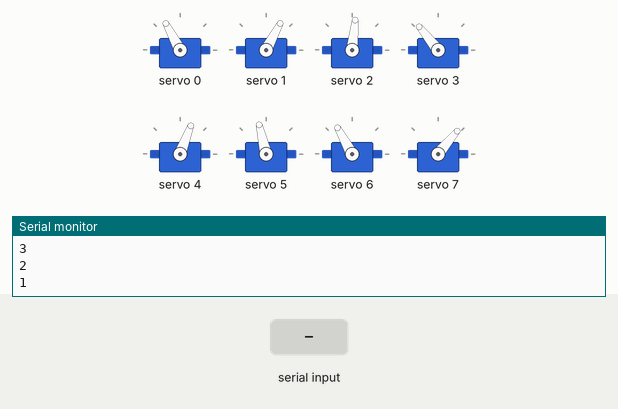
The sketch below on a simulated ESP32. On the bench: 8 × servo, the last lines printed to the serial monitor. Inputs (shaded band) come from the test bench.

Above: at 12.2 s.
12.3 s: "2" received over Serial
At 12.86 s:
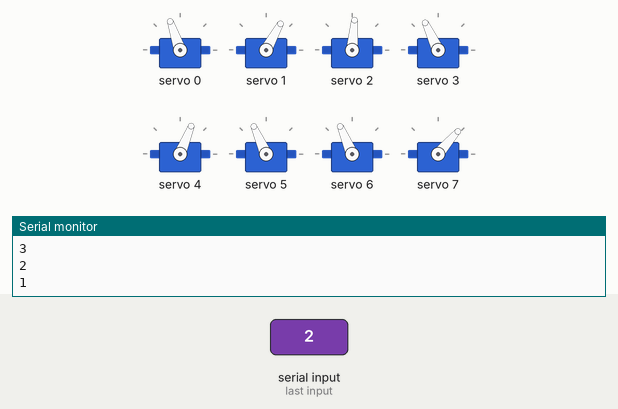
At 13.36 s:
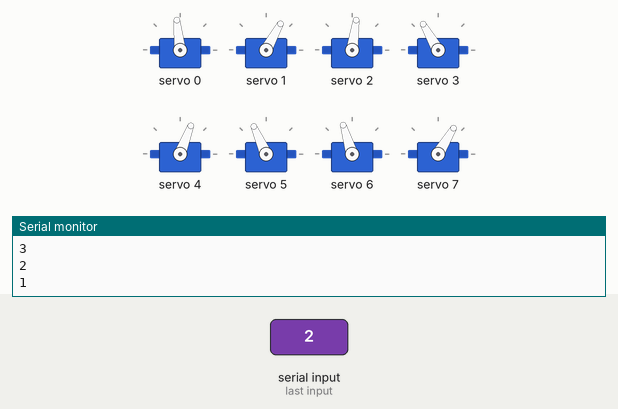
15.3 s: "1" received over Serial
18.3 s: "0" received over Serial
At 19.1 s:
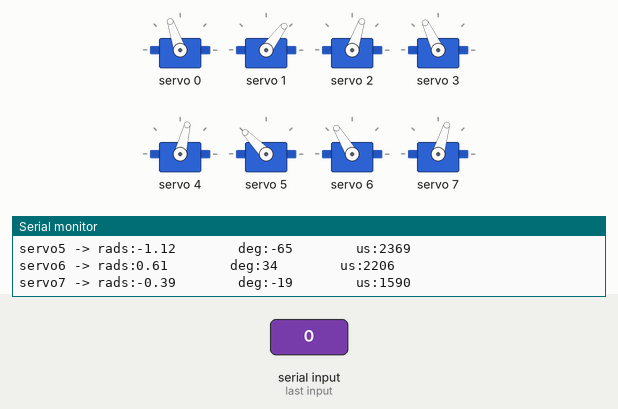
Timing chart, 0 to 21.3 s (numbered marks = the images above; inputs shaded):
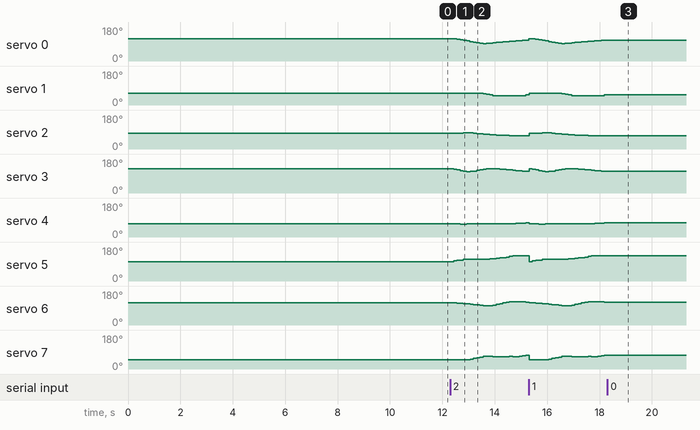

The sketch:

3D_SS_69.ino
```cpp
// HOW TO:
// ------------------------------
// Serial input = 2 -> Steps through gait sequence once and stops at the end.
// Serial input = 1 -> Steps through gait sequence in a loop.
// Serial input = 0 -> Stops infinite loop at the node where it is at that moment

//Gait template
#include <Wire.h>
#include <Adafruit_PWMServoDriver.h>

Adafruit_PWMServoDriver pca9685 = Adafruit_PWMServoDriver();

#define SERVO_FREQ 300
#define SER0 0 //Hip 1
#define SER1 1 //Knee 1
#define SER2 2 //Hip 2
#define SER3 3 //Knee 2
#define SER4 4 //Hip 3
#define SER5 5 //Knee 3
#define SER6 6 //Hip 4
#define SER7 7 //Knee 4

// Insert servo angles here:
// For 3D gaits, these angles are obtained from linearisation.py
// For 2D gaits, these angles are obtained from 2D_trajectory_reader.py
float SS_servo0[] = {-0.60060463, -0.57910246, -0.51431042, -0.44839037, -0.37670993, -0.29766726, -0.21722865, -0.13624688, -0.05503367,  0.02547131,  0.07298109,  0.02686758, -0.02726283, -0.07412646, -0.11035171, -0.14707561, -0.18427846, -0.2215694 , -0.25753295, -0.29538397, -0.32875053, -0.35946394, -0.38213311, -0.38172751, -0.3661292 , -0.34913329, -0.33581951, -0.33514708, -0.35631659, -0.39011608, -0.4273813 , -0.46654562, -0.50650799, -0.53710479, -0.55871104, -0.56471562, -0.56809796, -0.57226752, -0.58093464, -0.59197785, -0.60320078, -0.60841168, -0.61263018, -0.61468988, -0.60442433};
float SS_servo1[] = {0.61718695, 0.61510974, 0.62798967, 0.64455179, 0.6538951 , 0.65550378, 0.65564835, 0.65549321, 0.65498155, 0.6548632 , 0.67042127, 0.75638207, 0.83967796, 0.90431062, 0.9270415 , 0.94207247, 0.95117974, 0.95176314, 0.93014391, 0.91114923, 0.91320133, 0.91594551, 0.89821943, 0.82604263, 0.74331369, 0.66226021, 0.59480364, 0.56803366, 0.60219381, 0.67521902, 0.75809996, 0.83966747, 0.91577467, 0.96135044, 0.97347876, 0.94908118, 0.9207038 , 0.89463961, 0.8757941 , 0.86037496, 0.84357578, 0.80109395, 0.7536008 , 0.72060637, 0.66358868};
float SS_servo2[] = {-0.26384764, -0.26667815, -0.26017547, -0.24738761, -0.23209544, -0.22165584, -0.23684239, -0.26883075, -0.30857522, -0.34995872, -0.39065321, -0.42434047, -0.45023519, -0.47432315, -0.49015899, -0.50586346, -0.52425622, -0.54454619, -0.56015757, -0.57752469, -0.58955304, -0.58978942, -0.57851328, -0.5683399 , -0.52722109, -0.46122891, -0.38775682, -0.30897638, -0.22853824, -0.14799983, -0.06728851,  0.01284236,  0.08547719,  0.0914862 ,  0.03993546,  0.00874988, -0.02007491, -0.04933001, -0.08033214, -0.11150077, -0.13772877, -0.16093188, -0.18492875, -0.21081873, -0.2390792 };
float SS_servo3[] = {0.78834757, 0.75180046, 0.65735579, 0.55510366, 0.46880764, 0.41390102, 0.42774275, 0.48855765, 0.57063318, 0.65579976, 0.73289985, 0.77432906, 0.78931747, 0.79804437, 0.77965759, 0.75534125, 0.72912647, 0.69794558, 0.64245192, 0.5897933 , 0.55210911, 0.49768073, 0.4310352 , 0.46449234, 0.5053523 , 0.5204132 , 0.52764186, 0.52838502, 0.52087427, 0.51802226, 0.51457932, 0.4966256 , 0.48307378, 0.54289466, 0.62760845, 0.6571738 , 0.6808977 , 0.70623465, 0.73607791, 0.76554961, 0.77726321, 0.76515523, 0.75397729, 0.76838794, 0.78600839};
float SS_servo4[] = {0.5894241 , 0.60417241, 0.60907355, 0.61352143, 0.61498955, 0.60614909, 0.59578233, 0.58500562, 0.57973792, 0.57557241, 0.57348574, 0.58658062, 0.59779243, 0.59517486, 0.57985498, 0.56962123, 0.56509301, 0.56435757, 0.55768302, 0.54250031, 0.51877362, 0.48859197, 0.45937158, 0.42626434, 0.38750505, 0.35464269, 0.32345141, 0.29561004, 0.27024584, 0.2430474 , 0.21729673, 0.18999455, 0.16868911, 0.15821429, 0.1670975 , 0.23243094, 0.31483362, 0.39741374, 0.4792831 , 0.56050327, 0.63627273, 0.66115686, 0.62753394, 0.62534599, 0.60969637};
float SS_servo5[] = {-0.3906226 , -0.45409523, -0.53008646, -0.60374366, -0.65911015, -0.67960603, -0.681947  , -0.67022799, -0.66229376, -0.65484136, -0.65518132, -0.70491512, -0.7616768 , -0.79567665, -0.81533721, -0.85094607, -0.90384618, -0.9721352 , -1.04843499, -1.11333968, -1.13402303, -1.13560606, -1.14180685, -1.14642759, -1.11874536, -1.10034269, -1.07966118, -1.04869099, -1.00291936, -0.93677113, -0.87020754, -0.80584422, -0.75730971, -0.72099069, -0.72025702, -0.73164935, -0.72691307, -0.72161123, -0.71809649, -0.7157448 , -0.70999163, -0.65917862, -0.60800542, -0.57826875, -0.49636372};
float SS_servo6[] = {0.54608131, 0.52965805, 0.50259439, 0.47685551, 0.44996231, 0.41970441, 0.38306744, 0.34348554, 0.30042254, 0.25454244, 0.22194706, 0.21750105, 0.23158153, 0.27652151, 0.35596092, 0.43738446, 0.51858715, 0.59366661, 0.62340246, 0.63317869, 0.65734024, 0.65430549, 0.6368127 , 0.61020611, 0.61096927, 0.60948216, 0.60795354, 0.59653529, 0.57304098, 0.53495505, 0.49680885, 0.47248045, 0.46106728, 0.47640666, 0.49193223, 0.48695245, 0.48501732, 0.48595348, 0.49114287, 0.4990294 , 0.51824092, 0.53660301, 0.55261786, 0.55030881, 0.54967465};
float SS_servo7[] = {-0.86173428, -0.86849569, -0.88625476, -0.90366141, -0.9050434 , -0.88002352, -0.82462709, -0.74903616, -0.65996061, -0.56439969, -0.46821327, -0.44177439, -0.45753673, -0.50117255, -0.5029745 , -0.5014648 , -0.50040356, -0.49417006, -0.45816974, -0.50812394, -0.53591009, -0.48183968, -0.40663667, -0.33760193, -0.38921101, -0.43434525, -0.47449108, -0.48231775, -0.45118363, -0.3774908 , -0.2978577 , -0.24706257, -0.2268907 , -0.27022877, -0.3269503 , -0.35233538, -0.383356  , -0.41900624, -0.46165421, -0.50937206, -0.58297252, -0.66997665, -0.75479685, -0.78697204, -0.82420224};

int node=0;
int first=0;
int input=0;
int end_time=0;
int time_step=120000;
int steps = sizeof(SS_servo0)/sizeof(SS_servo0[0]);
int one_print = 0;

// -------------------Joint configurations-------------------
int servo0=0;
int servo0_deg=0;
int servo1=0;
int servo1_deg=0;
int servo2=0;
int servo2_deg=0;
int servo3=0;
int servo3_deg=0;
int servo4=0;
int servo4_deg=0;
int servo5=0;
int servo5_deg=0;
int servo6=0;
int servo6_deg=0;
int servo7=0;
int servo7_deg=0;

void setup() {
  Serial.begin(115200);
  pca9685.begin();

  pca9685.setOscillatorFrequency(27000000); //Value between 24MHz and 27MHz, tuned for this setup
  pca9685.setPWMFreq(SERVO_FREQ);
  delay (1000);

  servo0_deg=SS_servo0[0]/3.14159265*180;
  servo0=map(servo0_deg,-38,90,2200,1030);
  servo1_deg=SS_servo1[0]/3.14159265*180;
  servo1=map(servo1_deg,-90,90,2600,950);
  servo2_deg=SS_servo2[0]/3.14159265*180;
  servo2=map(servo2_deg,-38,90,1510,2730);
  servo3_deg=SS_servo3[0]/3.14159265*180;
  servo3=map(servo3_deg,-90,90,1100,2700);
  servo4_deg=SS_servo4[0]/3.14159265*180;
  servo4=map(servo4_deg,-90,38,2700,1500);
  servo5_deg=SS_servo5[0]/3.14159265*180;
  servo5=map(servo5_deg,-90,90,2600,930);
  servo6_deg=SS_servo6[0]/3.14159265*180;
  servo6=map(servo6_deg,-90,38,850,2250);
  servo7_deg=SS_servo7[0]/3.14159265*180;
  servo7=map(servo7_deg,-90,90,920,2620);

  pca9685.setPWM(SER0,0,servo0);
  pca9685.setPWM(SER1,0,servo1);
  pca9685.setPWM(SER2,0,servo2);
  pca9685.setPWM(SER3,0,servo3);
  pca9685.setPWM(SER4,0,servo4);
  pca9685.setPWM(SER5,0,servo5);
  pca9685.setPWM(SER6,0,servo6);
  pca9685.setPWM(SER7,0,servo7);

  Serial.print("Node:");
  Serial.println(node);
  Serial.print("servo0 -> rads:");
  Serial.print(SS_servo0[node]);
  Serial.print("        deg:");
  Serial.print(servo0_deg);
  Serial.print("        us:");
  Serial.println(servo0);
  Serial.print("servo1 -> rads:");
  Serial.print(SS_servo1[node]);
  Serial.print("        deg:");
  Serial.print(servo1_deg);
  Serial.print("        us:");
  Serial.println(servo1);
  Serial.print("servo2 -> rads:");
  Serial.print(SS_servo2[node]);
  Serial.print("        deg:");
  Serial.print(servo2_deg);
  Serial.print("        us:");
  Serial.println(servo2);
  Serial.print("servo3 -> rads:");
  Serial.print(SS_servo3[node]);
  Serial.print("        deg:");
  Serial.print(servo3_deg);
  Serial.print("        us:");
  Serial.println(servo3);
  Serial.print("servo4 -> rads:");
  Serial.print(SS_servo4[node]);
  Serial.print("        deg:");
  Serial.print(servo4_deg);
  Serial.print("        us:");
  Serial.println(servo4);
  Serial.print("servo5 -> rads:");
  Serial.print(SS_servo5[node]);
  Serial.print("        deg:");
  Serial.print(servo5_deg);
  Serial.print("        us:");
  Serial.println(servo5);
  Serial.print("servo6 -> rads:");
  Serial.print(SS_servo6[node]);
  Serial.print("        deg:");
  Serial.print(servo6_deg);
  Serial.print("        us:");
  Serial.println(servo6);
  Serial.print("servo7 -> rads:");
  Serial.print(SS_servo7[node]);
  Serial.print("        deg:");
  Serial.print(servo7_deg);
  Serial.print("        us:");
  Serial.println(servo7);

  Serial.println("10");
  delay(1000);
  Serial.println("9");
  delay(1000);
  Serial.println("8");
  delay(1000);
  Serial.println("7");
  delay(1000);
  Serial.println("6");
  delay(1000);
  Serial.println("5");
  delay(1000);
  Serial.println("4");
  delay(1000);
  Serial.println("3");
  delay(1000);
  Serial.println("2");
  delay(1000);
  Serial.println("1");
  delay(1000);

}

void loop()
{
  if(Serial.available()>0)
  {
    first=Serial.read();
    if(first=='2')
    {
      input=2;
      node=0;
      one_print=1;
    }
    if(first=='1')
    {
      input=1;
      node=0;
      one_print=1;
    }
    if(first=='0')
    {
      input=0;
    }
  }
  if(input==1 or input==2)
  {
      if(esp_timer_get_time()>=end_time)
      {
        servo0_deg=SS_servo0[node]/3.14159265*180;
        servo0=map(servo0_deg,-38,90,2200,1030);
        servo1_deg=SS_servo1[node]/3.14159265*180;
        servo1=map(servo1_deg,-90,90,2600,950);
        servo2_deg=SS_servo2[node]/3.14159265*180;
        servo2=map(servo2_deg,-38,90,1510,2730);
        servo3_deg=SS_servo3[node]/3.14159265*180;
        servo3=map(servo3_deg,-90,90,1100,2700);
        servo4_deg=SS_servo4[node]/3.14159265*180;
        servo4=map(servo4_deg,-90,38,2700,1500);
        servo5_deg=SS_servo5[node]/3.14159265*180;
        servo5=map(servo5_deg,-90,90,2600,930);
        servo6_deg=SS_servo6[node]/3.14159265*180;
        servo6=map(servo6_deg,-90,38,850,2250);
        servo7_deg=SS_servo7[node]/3.14159265*180;
        servo7=map(servo7_deg,-90,90,920,2620);

        pca9685.setPWM(SER0,0,servo0);
        pca9685.setPWM(SER1,0,servo1);
        pca9685.setPWM(SER2,0,servo2);
        pca9685.setPWM(SER3,0,servo3);
        pca9685.setPWM(SER4,0,servo4);
        pca9685.setPWM(SER5,0,servo5);
        pca9685.setPWM(SER6,0,servo6);
        pca9685.setPWM(SER7,0,servo7);

        node+=1;
        if(node>=steps and input==1)
        {
          Serial.print("Input:");
          Serial.println(input);
          node=0;
        }
        if(node>=steps and input==2)
        {
          Serial.print("Input:");
          Serial.println(input);
          input=0;
        }
         end_time=esp_timer_get_time()+time_step;
      }
   }

  if(input == 0)
  {
        pca9685.setPWM(SER0,0,servo0);
        pca9685.setPWM(SER1,0,servo1);
        pca9685.setPWM(SER2,0,servo2);
        pca9685.setPWM(SER3,0,servo3);
        pca9685.setPWM(SER4,0,servo4);
        pca9685.setPWM(SER5,0,servo5);
        pca9685.setPWM(SER6,0,servo6);
        pca9685.setPWM(SER7,0,servo7);

        if(one_print==1)
        {
          Serial.print("Input:");
          Serial.println(input);
          Serial.print("Node:");
          Serial.println(node);
          Serial.print("servo0 -> rads:");
          Serial.print(SS_servo0[node]);
          Serial.print("        deg:");
          Serial.print(servo0_deg);
          Serial.print("        us:");
          Serial.println(servo0);
          Serial.print("servo1 -> rads:");
          Serial.print(SS_servo1[node]);
          Serial.print("        deg:");
          Serial.print(servo1_deg);
          Serial.print("        us:");
          Serial.println(servo1);
          Serial.print("servo2 -> rads:");
          Serial.print(SS_servo2[node]);
          Serial.print("        deg:");
          Serial.print(servo2_deg);
          Serial.print("        us:");
          Serial.println(servo2);
          Serial.print("servo3 -> rads:");
          Serial.print(SS_servo3[node]);
          Serial.print("        deg:");
          Serial.print(servo3_deg);
          Serial.print("        us:");
          Serial.println(servo3);
          Serial.print("servo4 -> rads:");
          Serial.print(SS_servo4[node]);
          Serial.print("        deg:");
          Serial.print(servo4_deg);
          Serial.print("        us:");
          Serial.println(servo4);
          Serial.print("servo5 -> rads:");
          Serial.print(SS_servo5[node]);
          Serial.print("        deg:");
          Serial.print(servo5_deg);
          Serial.print("        us:");
          Serial.println(servo5);
          Serial.print("servo6 -> rads:");
          Serial.print(SS_servo6[node]);
          Serial.print("        deg:");
          Serial.print(servo6_deg);
          Serial.print("        us:");
          Serial.println(servo6);
          Serial.print("servo7 -> rads:");
          Serial.print(SS_servo7[node]);
          Serial.print("        deg:");
          Serial.print(servo7_deg);
          Serial.print("        us:");
          Serial.println(servo7);
          one_print=0;
        }

  }
}
```

Measured:
- after the input at 12.3 s, servo 0: 118° → 117° after 0.13 s, → 114° 0.13 s later, → 112° 0.13 s later, → 109° 0.13 s later, … (22 changes in this stretch); servo 1: 62° → 61° after 0.38 s, → 60° 0.88 s later, → 56° 0.12 s later, → 53° 0.13 s later, … (10 changes in this stretch)
- after the input at 18.3 s, servo 0: stops changing and stays 109°; servo 1: stops changing and stays 53°; servo 2: stops changing and stays 71°; servo 3: stops changing and stays 115°; servo 4: stops changing and stays 76°
